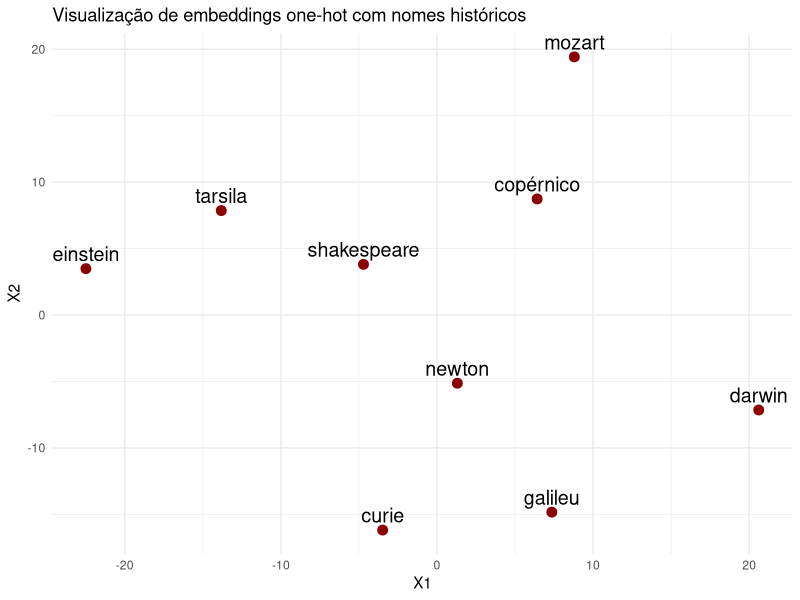

The R source for this figure:
# -------------------------
# 1. Corpus: Fatos históricos e culturais
# -------------------------
frases <- c(
  "Einstein desenvolveu a teoria da relatividade",
  "Darwin propôs a teoria da evolução",
  "Newton formulou as leis do movimento",
  "Mozart compôs dezenas de sinfonias",
  "Leonardo da Vinci pintou a Mona Lisa",
  "Marie Curie descobriu o rádio e o polônio",
  "Galileu observou luas de Júpiter com telescópio",
  "Shakespeare escreveu Hamlet e Macbeth",
  "Tarsila pintou o Abaporu no modernismo brasileiro",
  "Copérnico sugeriu que a Terra orbita o Sol"
)

# -------------------------
# 2. Tokenização
# -------------------------
palavras <- tolower(unlist(strsplit(frases, " ")))
vocab <- unique(palavras)
vocab_size <- length(vocab)

# -------------------------
# 3. Bigramas
# -------------------------
bigrams <- data.frame(contexto = NA, alvo = NA)
for (frase in frases) {
  tokens <- tolower(unlist(strsplit(frase, " ")))
  for (i in 1:(length(tokens) - 1)) {
    bigrams <- rbind(bigrams, data.frame(contexto = tokens[i], alvo = tokens[i + 1]))
  }
}
bigrams <- na.omit(bigrams)

# -------------------------
# 4. Modelo de Bigramas
# -------------------------
library(dplyr)
modelo_bigram <- bigrams %>%
  count(contexto, alvo) %>%
  group_by(contexto) %>%
  mutate(prob = n / sum(n)) %>%
  ungroup()

# -------------------------
# 5. Prever próxima palavra
# -------------------------
prever_proxima <- function(palavra) {
  opcoes <- modelo_bigram %>% filter(contexto == palavra)
  if (nrow(opcoes) == 0) return("...")
  sample(opcoes$alvo, 1, prob = opcoes$prob)
}

# -------------------------
# 6. Gerador de frases
# -------------------------
gerar_frase <- function(inicio = "a", max_palavras = 12) {
  atual <- inicio
  frase <- atual
  for (i in 2:max_palavras) {
    proxima <- prever_proxima(atual)
    if (proxima == "...") break
    frase <- paste(frase, proxima)
    atual <- proxima
  }
  return(frase)
}

set.seed(42)
cat("Frase gerada:\n", gerar_frase("a"), "\n\n")

# -------------------------
# 7. Embeddings one-hot
# -------------------------
embedding <- diag(vocab_size)
rownames(embedding) <- vocab

# -------------------------
# 8. Sistema de Perguntas e Respostas
# -------------------------
respostas <- frases

palavras_chave <- list(
  "quem desenvolveu" = "desenvolveu",
  "quem propôs" = "propôs",
  "quem formulou" = "formulou",
  "quem compôs" = "compôs",
  "quem pintou" = "pintou",
  "quem descobriu" = "descobriu",
  "quem observou" = "observou",
  "quem escreveu" = "escreveu",
  "quem sugeriu" = "sugeriu",
  "quem usou telescópio" = "telescópio"
)

responder <- function(pergunta) {
  pergunta <- tolower(pergunta)
  for (chave in names(palavras_chave)) {
    if (grepl(chave, pergunta)) {
      termo <- palavras_chave[[chave]]
      candidatos <- grep(termo, respostas, value = TRUE)
      if (length(candidatos) > 0) {
        return(sample(candidatos, 1))
      }
    }
  }
  return("Desculpe, não sei responder isso ainda.")
}

# Exemplos:
cat("Q: quem escreveu Hamlet?\nA:", responder("quem escreveu?"), "\n")
cat("Q: quem descobriu o rádio?\nA:", responder("quem descobriu?"), "\n")
cat("Q: quem sugeriu que a Terra orbita o Sol?\nA:", responder("quem sugeriu?"), "\n\n")

# -------------------------
# 9. Visualização dos embeddings
# -------------------------
library(ggplot2)
library(Rtsne)

palavras_escolhidas <- c("einstein", "darwin", "newton", "mozart", "Leonardo da Vinci",
                         "curie", "galileu", "shakespeare", "tarsila", "copérnico")

# Remove nomes que não estão no vocab por conta de acento ou minúscula
palavras_escolhidas <- palavras_escolhidas[palavras_escolhidas %in% rownames(embedding)]

matriz_emb <- embedding[palavras_escolhidas, ]

set.seed(123)
reduzido <- Rtsne(matriz_emb, dims = 2, perplexity = 1, verbose = FALSE)$Y
df_plot <- data.frame(reduzido, palavra = palavras_escolhidas)

ggplot(df_plot, aes(x = X1, y = X2, label = palavra)) +
  geom_point(size = 3, color = "darkred") +
  geom_text(vjust = -0.5, size = 5) +
  theme_minimal() +
  ggtitle("Visualização de embeddings one-hot com nomes históricos")
